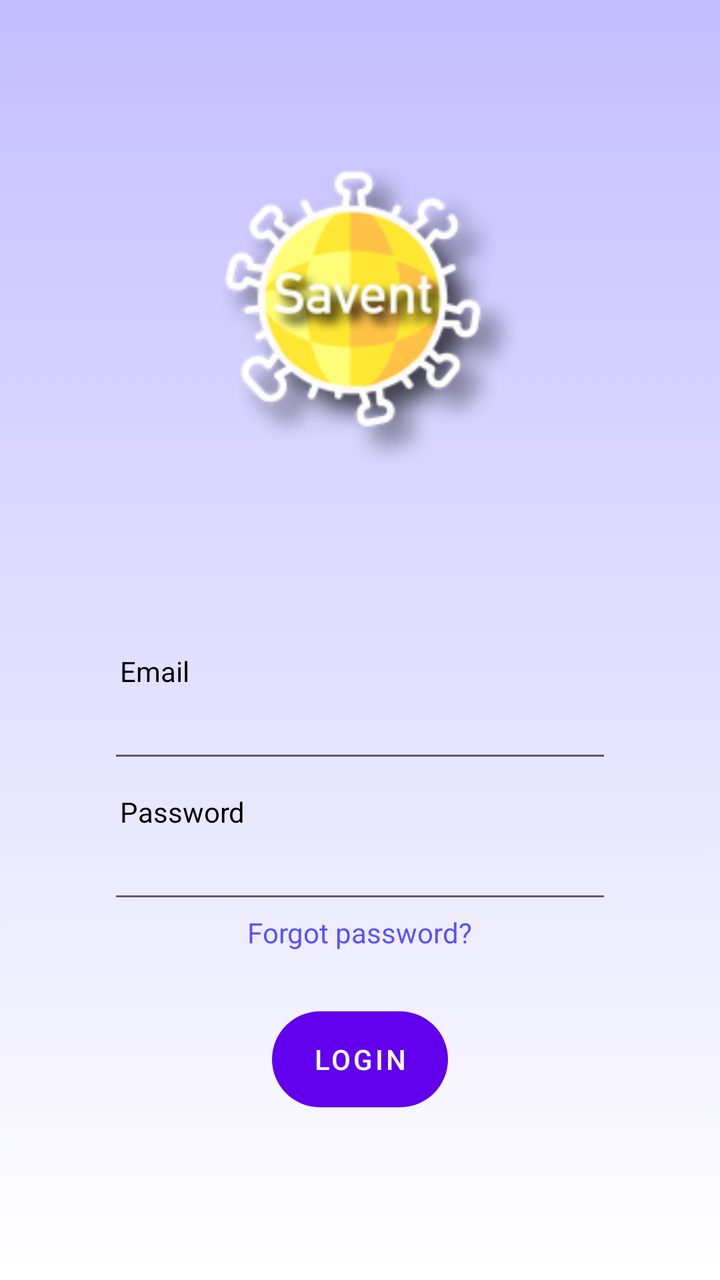
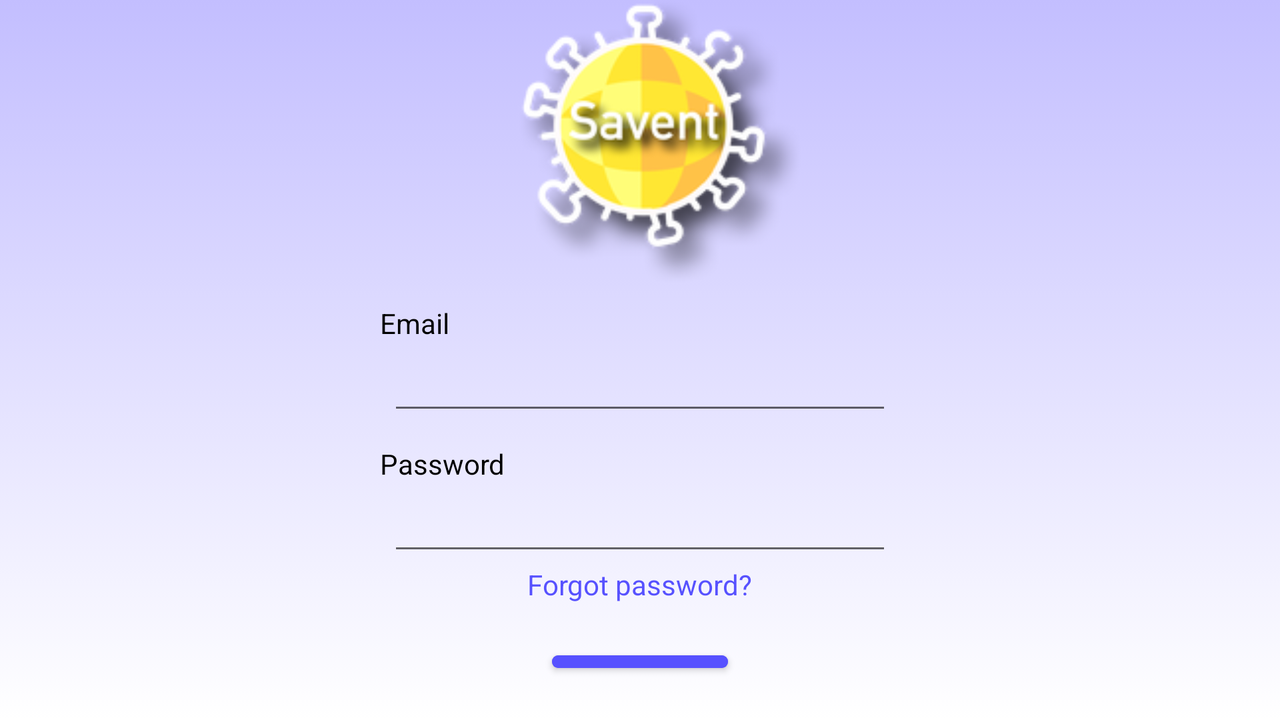

Two renders of one Android screen. The first uses the default layout on a phone; the second uses the alternative layout the repository ships for a different screen configuration, on a matching device. The two XML files are below.
<!-- AndroidManifest.xml: application theme Theme.Savent -->
<!-- res/layout/activity_login.xml -->
<?xml version="1.0" encoding="utf-8"?>
<LinearLayout xmlns:android="http://schemas.android.com/apk/res/android"
    xmlns:app="http://schemas.android.com/apk/res-auto"
    xmlns:tools="http://schemas.android.com/tools"
    android:layout_width="match_parent"
    android:layout_height="match_parent"
    android:background="@drawable/ic_background"
    android:orientation="vertical">

    <LinearLayout
        android:layout_width="wrap_content"
        android:layout_height="wrap_content"
        android:layout_gravity="center">

        <ImageView
            android:id="@+id/logoSavent"
            android:layout_width="150dp"
            android:layout_height="316dp"
            android:layout_gravity="center_horizontal"
            android:layout_marginLeft="10dp"
            app:srcCompat="@drawable/app_icon" />
    </LinearLayout>

    <TextView
        android:id="@+id/textViewEmailLogin"
        android:layout_width="wrap_content"
        android:layout_height="wrap_content"
        android:layout_gravity="left"
        android:layout_marginLeft="@dimen/margin_left_textView_register"
        android:layout_marginTop="@dimen/margin_size"
        android:text="@string/EmailUtente"
        android:textColor="@color/black" />

    <EditText
        android:id="@+id/editTextEmailLogin"
        android:layout_width="@dimen/width_editText_register"
        android:layout_height="wrap_content"
        android:layout_gravity="center"
        android:ems="10"
        android:inputType="textEmailAddress"
        android:singleLine="true"
        app:backgroundTint="@color/gray"/>

    <TextView
        android:id="@+id/textViewPasswordLogin"
        android:layout_width="wrap_content"
        android:layout_height="wrap_content"
        android:layout_gravity="left"
        android:layout_marginLeft="@dimen/margin_left_textView_register"
        android:layout_marginTop="@dimen/margin_size"
        android:text="@string/passwordUtente"
        android:textColor="@color/black" />

    <EditText
        android:id="@+id/editTextPasswordLogin"
        android:layout_width="@dimen/width_editText_register"
        android:layout_height="wrap_content"
        android:layout_gravity="center"
        android:ems="10"
        android:inputType="textPassword"
        android:singleLine="true"
        app:backgroundTint="@color/gray"/>

    <TextView
        android:id="@+id/textPasswordDimenticata"
        android:layout_width="wrap_content"
        android:layout_height="19dp"
        android:layout_gravity="center"
        android:text="@string/PasswordDimenticata"
        android:onClick="onClickPasswordForgot"
        android:textColor="@color/blueButton" />

    <ProgressBar
        android:id="@+id/progressBar"
        android:paddingTop="5dp"
        android:layout_width="30dp"
        android:layout_height="30dp"
        android:layout_gravity="center"
        android:visibility="invisible"/>

    <Button
        android:id="@+id/buttonAccediLogin"
        android:layout_width="wrap_content"
        android:layout_height="wrap_content"
        android:layout_gravity="center"
        android:background="@drawable/ic_button_shape"
        android:backgroundTint="@color/blueButton"
        android:gravity="center"
        android:textColor="@color/white"
        android:text="@string/stringAccesso"
        android:onClick="eventLoginClick"
        />


</LinearLayout>
<!-- resources referenced by this layout -->
<resources>
  <color name="black">#FF000000</color>
  <color name="blueButton">#5751FF</color>
  <color name="white">#FFFFFFFF</color>
  <dimen name="margin_left_textView_register">60dp</dimen>
  <dimen name="margin_size">10dp</dimen>
  <dimen name="width_editText_register">252dp</dimen>
  <!-- drawable app_icon: png bitmap (drawable-hdpi, 9634 bytes) -->
  <!-- drawable ic_background (drawable) -->
  <?xml version="1.0" encoding="utf-8"?>
  <selector xmlns:android="http://schemas.android.com/apk/res/android">
      <item>
          <shape android:layout_width="match_parent">
              <gradient
                  android:angle="90"
                  android:startColor="@color/lightWhite"
                  android:endColor="@color/backgroundBlue" />
          </shape>
      </item>
  </selector>
  <!-- drawable ic_button_shape (drawable) -->
  <?xml version="1.0" encoding="utf-8"?>
  <shape xmlns:android="http://schemas.android.com/apk/res/android"
      android:shape="rectangle">
  
      <corners android:bottomRightRadius="@dimen/corner_size"
          android:bottomLeftRadius="@dimen/corner_size"
          android:topRightRadius="@dimen/corner_size"
          android:topLeftRadius="@dimen/corner_size"/>
  
  </shape>
  <string name="EmailUtente">Email</string>
  <string name="PasswordDimenticata">Forgot password?</string>
  <string name="passwordUtente">Password</string>
  <string name="stringAccesso">Login</string>
  <style name="Theme.Savent" parent="Theme.MaterialComponents.DayNight.NoActionBar">
          
          <item name="colorPrimary">@color/purple_500</item>
          <item name="colorPrimaryVariant">@color/purple_700</item>
          <item name="colorOnPrimary">@color/white</item>
          
          <item name="colorSecondary">@color/teal_200</item>
          <item name="colorSecondaryVariant">@color/teal_700</item>
          <item name="colorOnSecondary">@color/black</item>
          
          <item name="android:statusBarColor" tools:targetApi="l">?attr/colorPrimaryVariant</item>
          
      </style>
  <color name="lightWhite">#FFFFFF</color>
  <color name="backgroundBlue">#C3BEFF</color>
  <dimen name="corner_size">24dp</dimen>
  <color name="purple_500">#FF6200EE</color>
  <color name="purple_700">#FF3700B3</color>
  <color name="teal_200">#FF03DAC5</color>
  <color name="teal_700">#FF018786</color>
</resources>
<!-- res/layout-land/activity_login.xml (the repository's variant of the layout above) -->
<!-- drawn on the phone turned sideways -->
<?xml version="1.0" encoding="utf-8"?>
<LinearLayout xmlns:android="http://schemas.android.com/apk/res/android"
    xmlns:app="http://schemas.android.com/apk/res-auto"
    xmlns:tools="http://schemas.android.com/tools"
    android:layout_width="match_parent"
    android:layout_height="match_parent"
    android:background="@drawable/ic_background"
    android:orientation="vertical">

    <ImageView
        android:id="@+id/logoSavent"
        android:layout_width="150dp"
        android:layout_height="142dp"
        android:layout_gravity="center_horizontal"
        android:layout_marginLeft="10dp"
        app:srcCompat="@drawable/app_icon" />

    <TextView
        android:id="@+id/textViewEmail"
        android:layout_width="wrap_content"
        android:layout_height="wrap_content"
        android:layout_gravity="left"
        android:layout_marginLeft="@dimen/margin_left_textView_login_landscape"
        android:layout_marginTop="@dimen/margin_size"
        android:text="@string/EmailUtente"
        android:textColor="@color/black" />

    <EditText
        android:id="@+id/editTextEmail"
        android:layout_width="@dimen/width_editText_register"
        android:layout_height="wrap_content"
        android:layout_gravity="center"
        android:ems="10"
        android:inputType="textEmailAddress"
        android:singleLine="true"
        app:backgroundTint="@color/gray"/>

    <TextView
        android:id="@+id/textViewPassword"
        android:layout_width="wrap_content"
        android:layout_height="wrap_content"
        android:layout_gravity="left"
        android:layout_marginLeft="@dimen/margin_left_textView_login_landscape"
        android:layout_marginTop="@dimen/margin_size"
        android:text="@string/passwordUtente"
        android:textColor="@color/black" />

    <EditText
        android:id="@+id/editTextPassword"
        android:layout_width="@dimen/width_editText_register"
        android:layout_height="wrap_content"
        android:layout_gravity="center"
        android:ems="10"
        android:inputType="textPassword"
        android:singleLine="true"
        app:backgroundTint="@color/gray"/>

    <TextView
        android:id="@+id/textPasswordDimenticata"
        android:layout_width="wrap_content"
        android:layout_height="19dp"
        android:layout_gravity="center"
        android:text="@string/PasswordDimenticata"
        android:textColor="@color/blueButton" />


    <Button
        android:id="@+id/buttonAccedi"
        android:layout_width="wrap_content"
        android:layout_height="wrap_content"
        android:layout_gravity="center_horizontal"
        android:layout_margin="20dp"
        android:backgroundTint="@color/blueButton"
        android:gravity="center"
        android:textColor="@color/white"
        android:text="@string/stringAccesso"
        app:cornerRadius="@dimen/radius_button_login"/>


</LinearLayout>
<!-- resources referenced by the variant -->
<!-- as the phone turned sideways resolves them -->
<resources>
  <color name="black">#FF000000</color>
  <color name="blueButton">#5751FF</color>
  <color name="white">#FFFFFFFF</color>
  <dimen name="margin_left_textView_login_landscape">190dp</dimen>
  <dimen name="margin_size">10dp</dimen>
  <dimen name="radius_button_login">20dp</dimen>
  <dimen name="width_editText_register">252dp</dimen>
  <!-- drawable app_icon: png bitmap (drawable-hdpi, 9634 bytes) -->
  <!-- drawable ic_background (drawable) -->
  <?xml version="1.0" encoding="utf-8"?>
  <selector xmlns:android="http://schemas.android.com/apk/res/android">
      <item>
          <shape android:layout_width="match_parent">
              <gradient
                  android:angle="90"
                  android:startColor="@color/lightWhite"
                  android:endColor="@color/backgroundBlue" />
          </shape>
      </item>
  </selector>
  <string name="EmailUtente">Email</string>
  <string name="PasswordDimenticata">Forgot password?</string>
  <string name="passwordUtente">Password</string>
  <string name="stringAccesso">Login</string>
  <style name="Theme.Savent" parent="Theme.MaterialComponents.DayNight.NoActionBar">
          
          <item name="colorPrimary">@color/purple_500</item>
          <item name="colorPrimaryVariant">@color/purple_700</item>
          <item name="colorOnPrimary">@color/white</item>
          
          <item name="colorSecondary">@color/teal_200</item>
          <item name="colorSecondaryVariant">@color/teal_700</item>
          <item name="colorOnSecondary">@color/black</item>
          
          <item name="android:statusBarColor" tools:targetApi="l">?attr/colorPrimaryVariant</item>
          
      </style>
  <color name="lightWhite">#FFFFFF</color>
  <color name="backgroundBlue">#C3BEFF</color>
  <color name="purple_500">#FF6200EE</color>
  <color name="purple_700">#FF3700B3</color>
  <color name="teal_200">#FF03DAC5</color>
  <color name="teal_700">#FF018786</color>
</resources>
